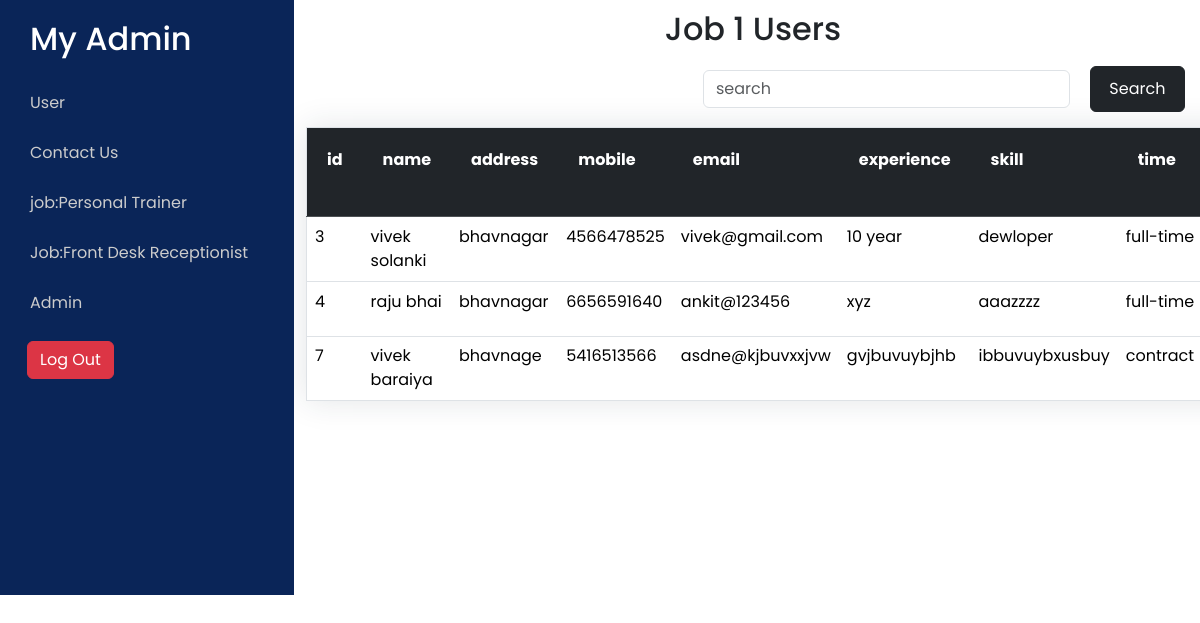
The app's page /admin_job1.php (signed in) with its own data.
### tables this page shows
CREATE TABLE `job1` (
  `id` int(11) NOT NULL,
  `name` varchar(100) NOT NULL,
  `address` varchar(300) NOT NULL,
  `dob` date NOT NULL,
  `mobile` varchar(10) NOT NULL,
  `email` varchar(100) NOT NULL,
  `qualification` varchar(100) NOT NULL,
  `experience` varchar(300) NOT NULL,
  `skill` varchar(300) NOT NULL,
  `time` varchar(100) NOT NULL,
  `status` varchar(100) NOT NULL,
  `date` varchar(100) NOT NULL,
  `joining_date` varchar(100) NOT NULL
);

### html/admin_job1.php (the view, shortened to what this page needs)
<?php include "connection.php";  ?>
<!DOCTYPE html>
<html lang="en">
<head>
    <link
      rel="stylesheet"
      href="https://cdnjs.cloudflare.com/ajax/libs/font-awesome/6.5.1/css/all.min.css"
    />
    <link
      rel="stylesheet"
      href="https://cdnjs.cloudflare.com/ajax/libs/font-awesome/4.7.0/css/font-awesome.min.css"
    />
    <link
      href="https://cdn.jsdelivr.net/npm/bootstrap@5.3.2/dist/css/bootstrap.min.css"
      rel="stylesheet"
    />
</head>
<body>
  <div class="row">
    <div class="col-lg-3 ra"  >
      <h2 class="e">My Admin</h2>
<a class="v" href="admin_user.php"> <p>User</p>  </a>
 <a class="v" href="admin_contact.php"> <p>Contact Us</p></a>
 <a href="admin_job1.php" class="v"><p>job:Personal Trainer</p></a>
 <a href="admin_job2.php" class="v">  <p>Job:Front Desk Receptionist</p></a>
 <a class="v" href="admin_admin_user.php"> <p>Admin</p>  </a>
 <a class="btn btn-danger vivek" href="admin_logout.php" > Log Out  </a>
</div>
<div class="col-lg-9">
          <h2 class="r"> Job 1 Users</h2>
          <div class="search-bar" style="float:right; margin-right:15px;margin-bottom:15px;">
        <form class="search-form d-flex align-items-center" method="GET"  action="admin_job1.1.php">
          <input  id="srchbar" type="text" name="query" placeholder="search" title="Enter search keyword" class="form-control">
            <button id="srchbtn" type="submit" class="btn btn-dark" style="padding:10px;margin-left:20px;width:120px;">Search</button>
        </form>
        </div>
            <table cellpadding="20" style="width: 100%;background: #0A2558;" class="table table-hover" >
                <tr class="table-dark">
                    <th style="padding: 20px;">id</th>
                    <th style="padding: 20px;">name</th>
                    <th style="padding: 20px;">address</th>
                    <th style="padding: 20px;">mobile</th>
                    <th style="padding: 20px;">email</th>
                    <th style="padding: 20px;">experience</th>
                    <th style="padding: 20px;">skill</th>
                    <th style="padding: 20px;">time</th>
                </tr>
    <?php
    $query = "SELECT * FROM job1";
    $data = mysqli_query($conn, $query);
    while($res = mysqli_fetch_assoc($data)){
        echo "
        <tr>
        <td>".$res['id']."</td>
        <td>".$res['name']."</td>
        <td>".$res['address']."</td>
        <td>".$res['mobile']."</td>
        <td>".$res['email']."</td>
        <td>".$res['experience']."</td>
        <td>".$res['skill']."</td>
        <td>".$res['time']."</td>
        <th><button  class = 'btn btn-dark'  > <a href='delete.php?id=".$res['id']."' style ='
        text-decoration: none;
        color: white;'> delete  </button></th></a>
        <th><a class = 'btn btn-dark' href='update_job1.php?id=".$res['id']."'>update</a></th>
<tr>";
    }
    ?>
            </table>
        </div>
    </div>

### html/admin_job1.php (style rules this page uses)
* { margin: 0; padding: 0; box-sizing: border-box; font-family: 'Poppins', sans-serif; overflow-x: hidden; }
.e { padding-left: 30px; padding-top: 20px; padding-bottom:25px; background-color: #0A2558; color: white; }
p { padding-left: 30px; color: #CCC; padding-bottom: 10px; }
tr { font-family: Arial, Helvetica, sans-serif; }
.r { text-align: center; padding: 10px 10px; }
table { border: 1px solid #ddd; background-color: #707070; box-shadow: 0 0 30px rgba(31, 45, 61, 0.125); }
.ra { background: #0A2558; height: 595px; }
.v { text-decoration: none; }
.vivek { margin-left:27px; }

### records on screen
job1: id "3", name "vivek solanki", address "bhavnagar", mobile "4566478525", email "vivek@gmail.com", experience "10 year", skill "dewloper", time "full-time"
job1: id "4", name "raju bhai", address "bhavnagar", mobile "6656591640", email "ankit@123456", experience "xyz", skill "aaazzzz", time "full-time"
job1: id "7", name "vivek baraiya", address "bhavnage", mobile "5416513566", email "asdne@kjbuvxxjvw", experience "gvjbuvuybjhb", skill "ibbuvuybxusbuy", time "contract"
